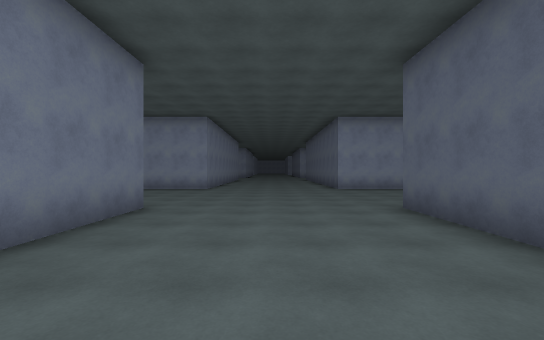
view 1 (above)

23 first-person views from a walk through a Unity game level. The camera is 1.5 m above the floor, looks level and sees 90° across. The floor is counted in squares, 2 m on a side. Each view is taken from the middle of a square. On the plan, view 1 faces up. The plan holds only what a view shows up to about 10 squares ahead; the rest is blank. The place goes on beyond the plan. The player is left out.

view 2
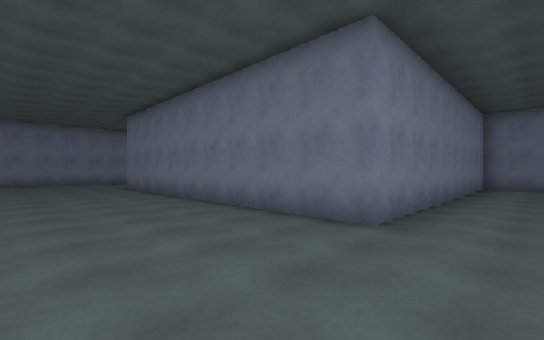

view 3
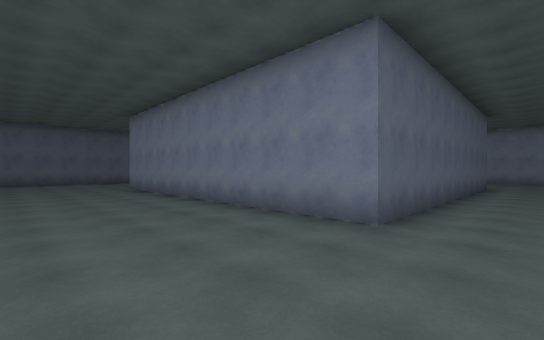

view 4
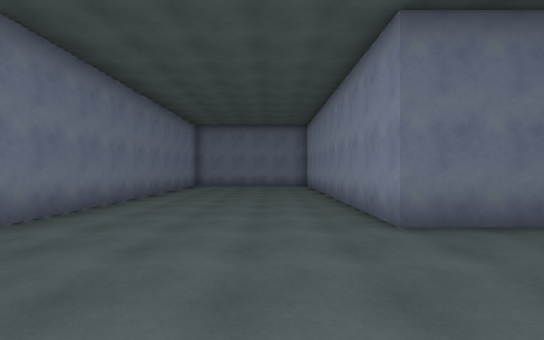

view 5
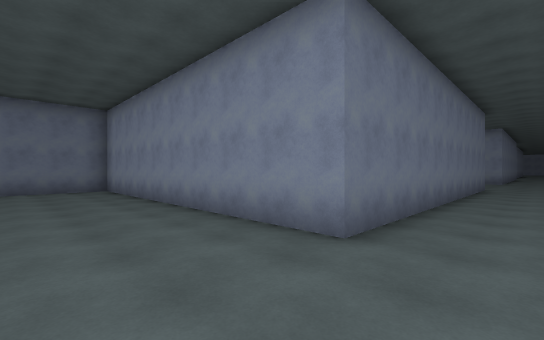

view 6
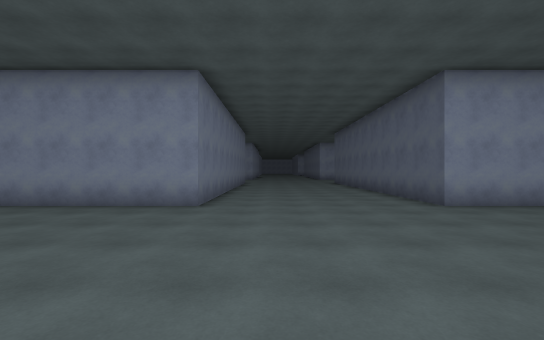

view 7
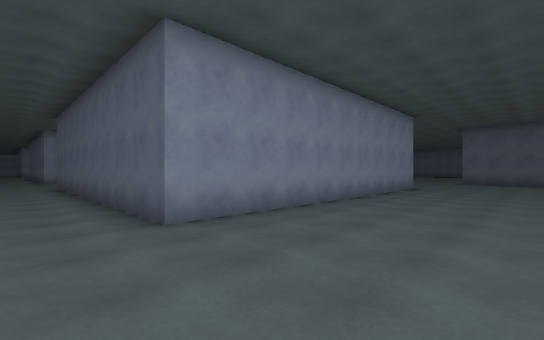

view 8
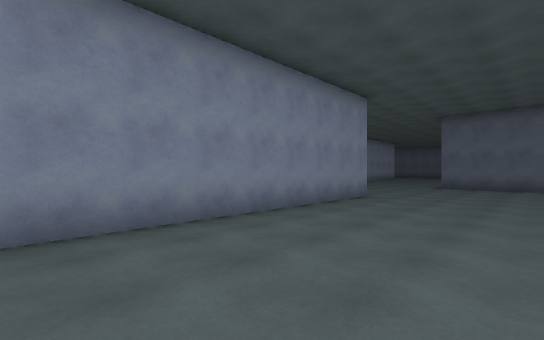

view 9
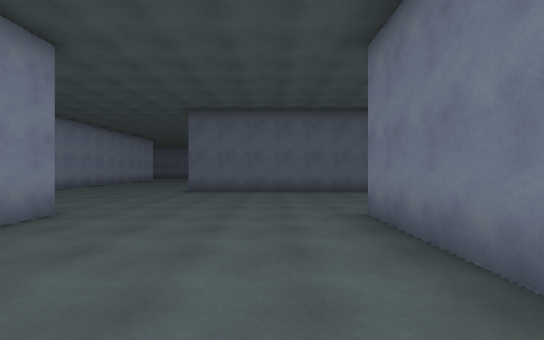

view 10
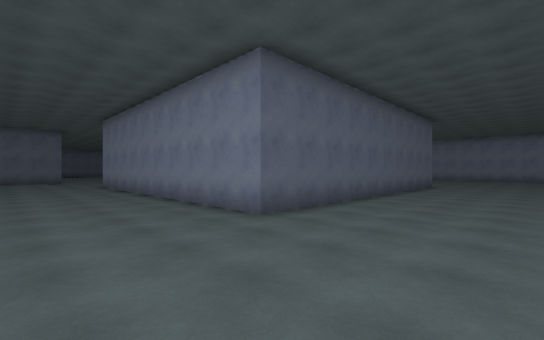

view 11
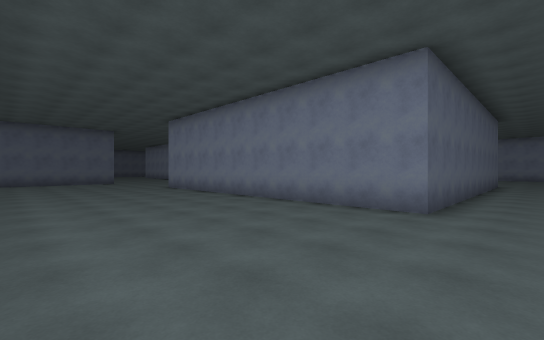

view 12
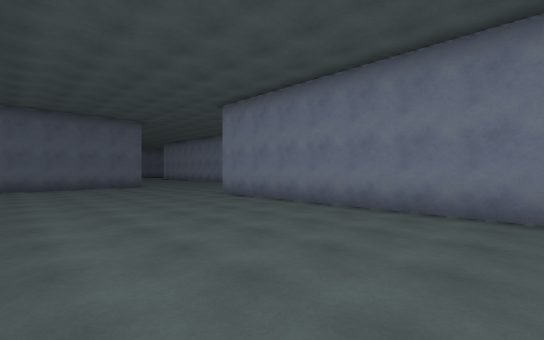

view 13
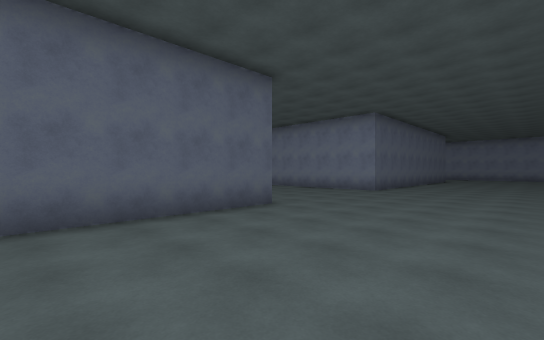

view 14
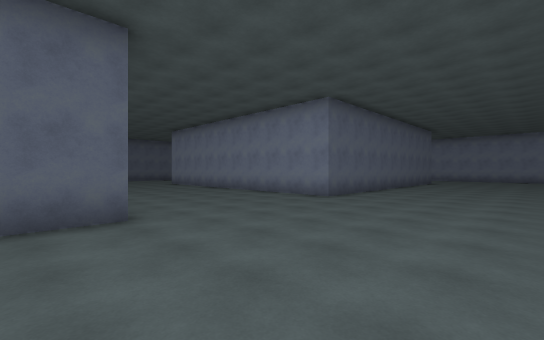

view 15
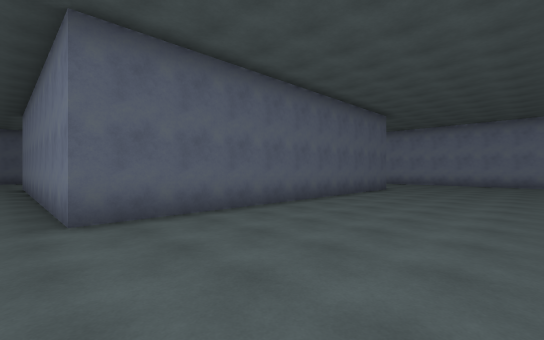

view 16
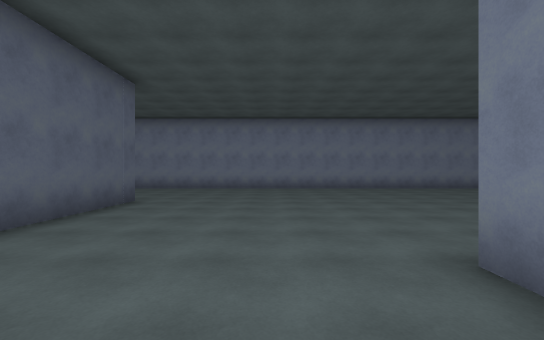

view 17
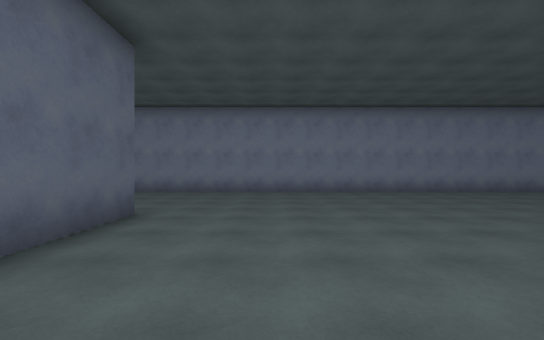

view 18
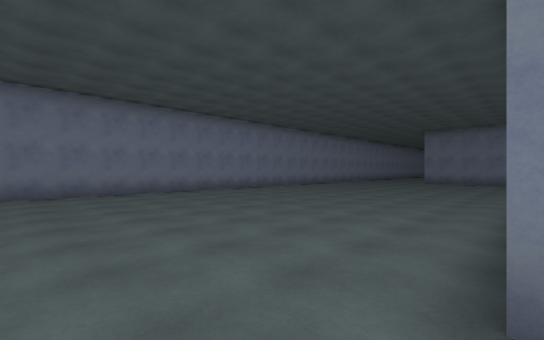

view 19
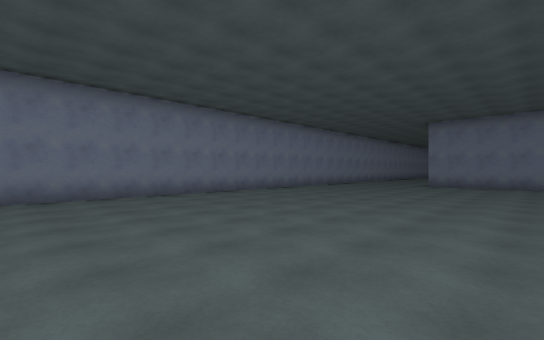

view 20
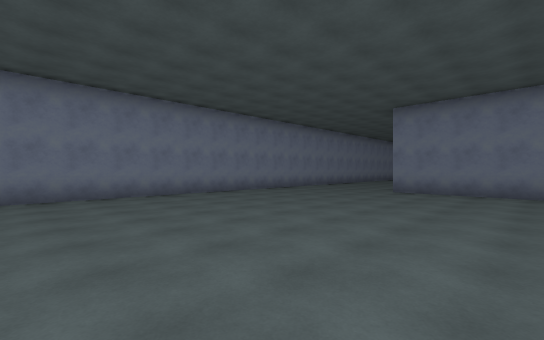

view 21
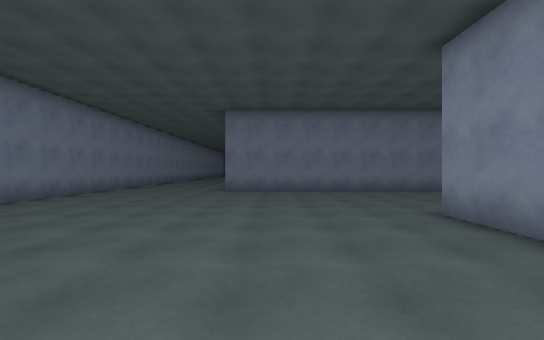

view 22
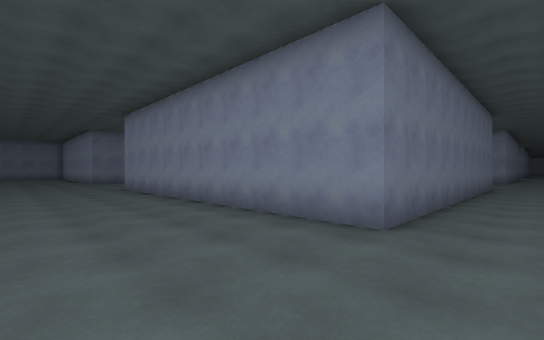

view 23
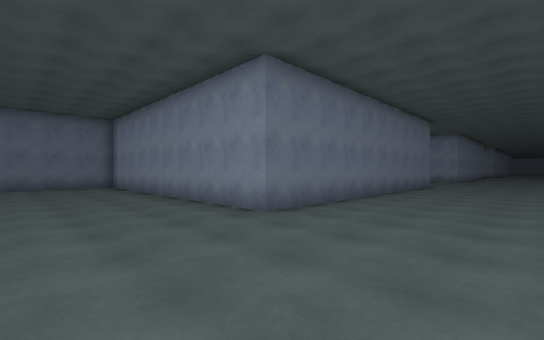

### Floor plan
Points are (right, up) in squares from view 1. A wall is a line through its corners. A room is listed if a view was taken in it or the views show most of it. See-through windows are left out.
Room 1 (views 1, 2, 3, 4, 5, 6, 7, 8, 9, 10, 11, 12, 13, 14, 15, 16, 17, 18, 19, 20, 21, 22, 23)
walls: (12.6, 4.6) (12.6, -4.6) (3.2, -4.6); (17.4, 2.2) (17.4, 9.9) (27.4, 9.9); (19.1, -0.1) (17.4, -0.1); (12.6, 10.7) (2.6, 10.7) (2.6, 15.5); (12, -9) (34.6, -9); (2.6, -3.5) (2.6, 5.4) (12.6, 5.4); (27.4, 0.5) (27.4, -0.1); (32.3, -4.6) (32.3, 5.4) (37.2, 5.4); (32.3, 10.6) (32.3, 15); (-2.5, 15.5) (-2.5, 10.7) (-11.9, 10.7) (-11.9, 5.6); (-11.5, 5.4) (-2.5, 5.4) (-2.5, -4.6) (-9.8, -4.6); (-11.9, -6.6) (-11.9, -8)

Where each view was taken, in squares from view 1:
view 1: 0 up, 0 right, facing up
view 2: 7 up, 1 right, facing down-left
view 3: 9 up, 1 right, facing down-right
view 4: 9 up, 1 right, facing left
view 5: 8 up, 1 left, facing up-left
view 6: 5 up, 1 left, facing up
view 7: 7 up, 1 right, facing up-right
view 8: 7 up, 5 right, facing up-right
view 9: 7 up, 8 right, facing right
view 10: 13 up, 14 right, facing down-right
view 11: 15 up, 16 right, facing down-right
view 12: 15 up, 20 right, facing down-right
view 13: 15 up, 28 right, facing down-right
view 14: 12 up, 28 right, facing down-right
view 15: 6 up, 28 right, facing down-right
view 16: 2 up, 29 right, facing down
view 17: 0 up, 30 right, facing down
view 18: 0 up, 29 right, facing down-left
view 19: 1 down, 26 right, facing down-left
view 20: 1 down, 22 right, facing down-left
view 21: 3 down, 22 right, facing left
view 22: 8 down, 14 right, facing up-left
view 23: 8 down, 1 right, facing up-left
